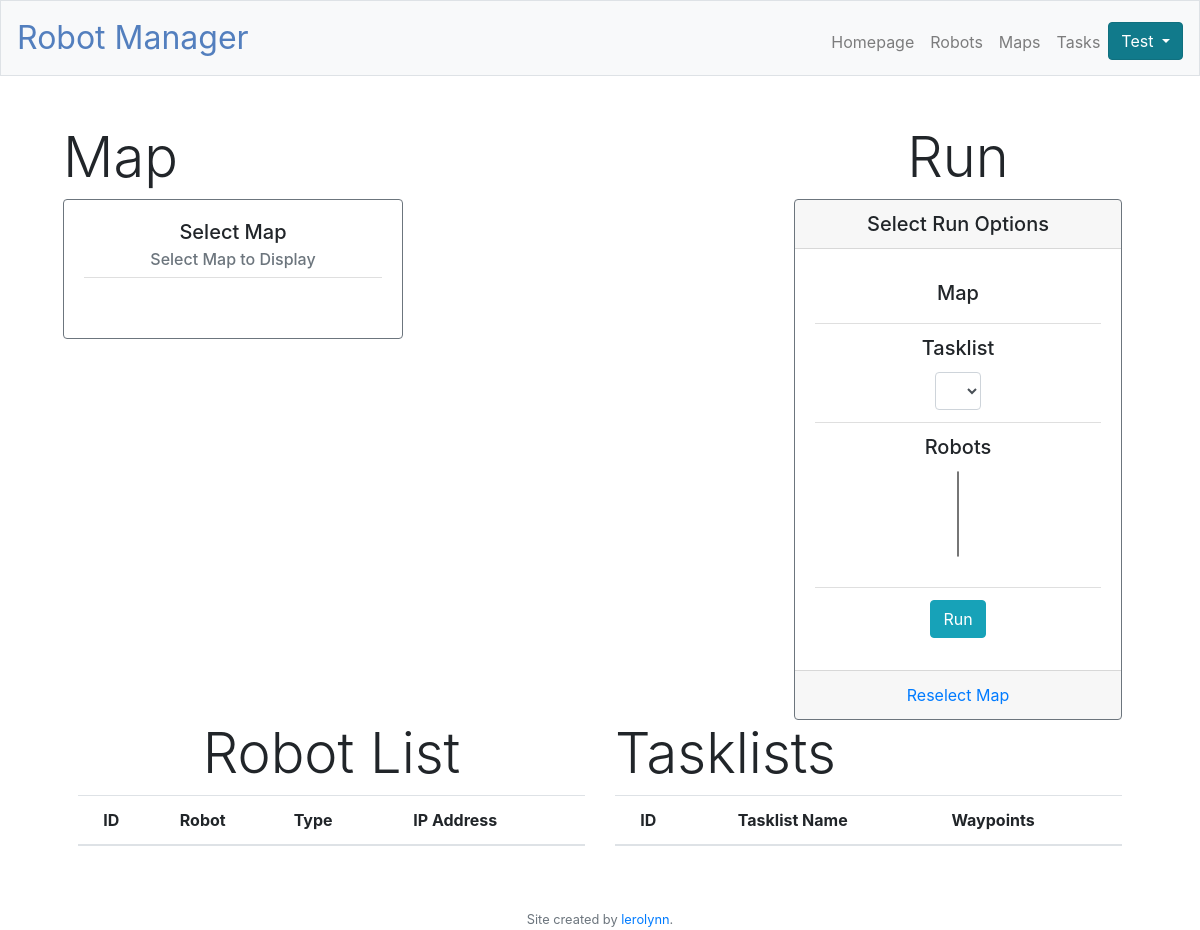
Before: / (signed in) with the older database file.
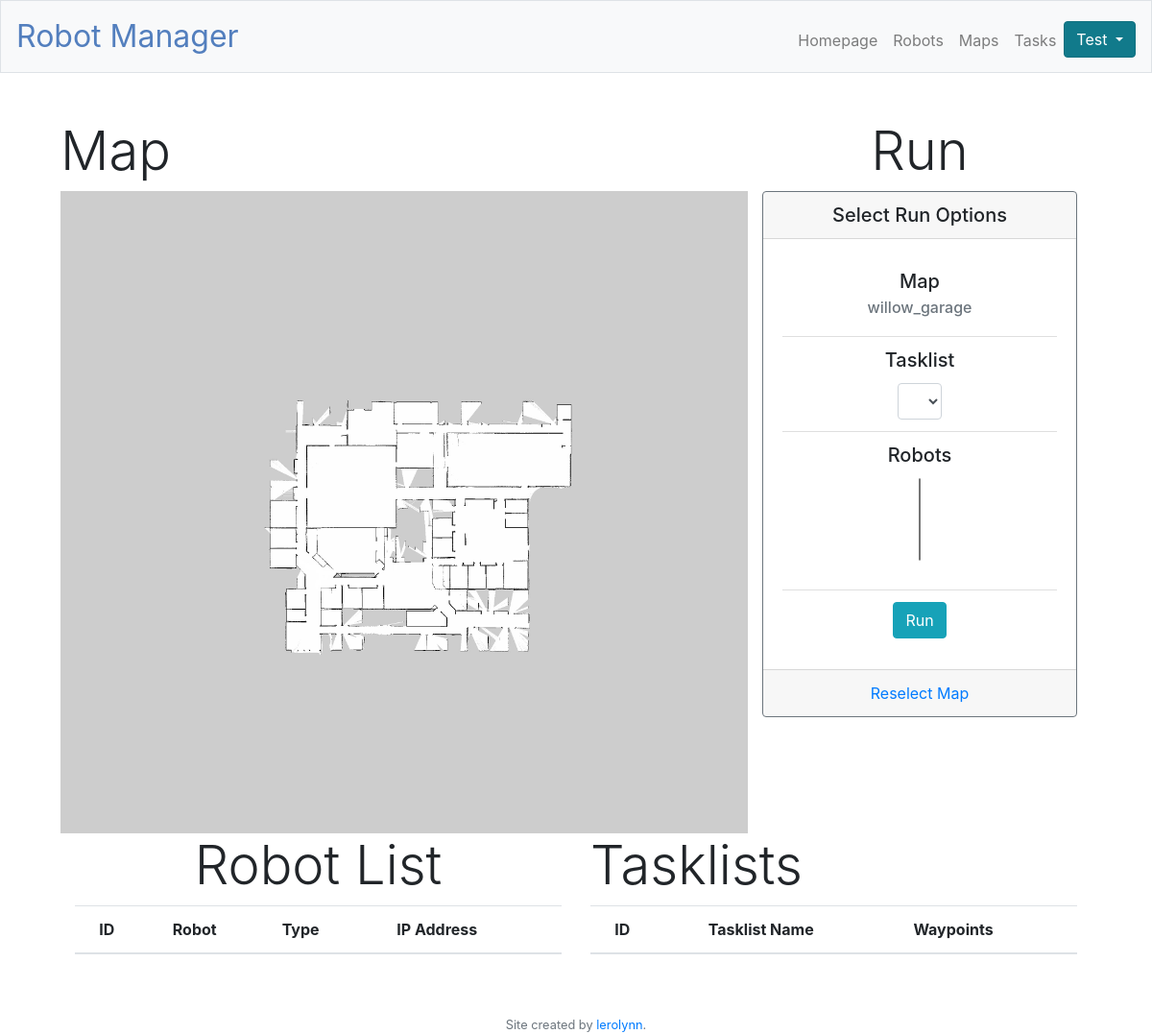
After: the same page with the newer database file.
### tables this page shows
CREATE TABLE "maps" (
	`id`	INTEGER NOT NULL,
	`user_id`	INTEGER,
	`map_name`	TEXT,
	`map_pgm`	TEXT,
	`map_jpg`	TEXT,
	`yamlfile`	TEXT,
	PRIMARY KEY(id),
	FOREIGN KEY(`user_id`) REFERENCES users ( id )
);

### app.py (the view)
@app.route("/", methods=["GET"])
def index():
    if not session:
        return redirect("/login")
    cur = conn.cursor()
    cur.execute("SELECT * FROM maps WHERE user_id=?", (session["user_id"],))
    maps = cur.fetchall()
    cur.execute("SELECT * FROM robots WHERE user_id=?", (session["user_id"],))
    robots = cur.fetchall()
    cur.execute("SELECT * FROM tasklists WHERE user_id=?", (session["user_id"],))
    tasklists = cur.fetchall()
    cur.execute("SELECT * FROM homepage WHERE user_id=?", (session["user_id"],))
    rows = cur.fetchall()
    if len(rows) == 0:
        return render_template("index.html", map_path=None, maps=maps, robots=robots, tasklists=tasklists)
    map_path = os.path.join(app.config["STATIC_USR_PATH"], "maps", rows[0][2])
    map_name = rows[0][2].rsplit(".", 1)[0]
    return render_template("index.html", map_path=map_path, map_name=map_name, maps=maps, robots=robots, tasklists=tasklists)

### app.py (called while the page is built)
@app.after_request
def after_request(response):
    response.headers["Cache-Control"] = "no-cache, no-store, must-revalidate"
    response.headers["Expires"] = 0
    response.headers["Pragma"] = "no-cache"
    return response

### templates/index.html (shortened to what this page needs)
{% extends "layout.html" %}
{% block main %}
{% block page_css %}
  <link rel="stylesheet" href="https://stackpath.bootstrapcdn.com/bootstrap/4.1.1/css/bootstrap.min.css">
  <link rel="stylesheet" href="https://cdnjs.cloudflare.com/ajax/libs/bootstrap-select/1.13.1/css/bootstrap-select.css" />
{% endblock %}
  <div class="">
    <div class="row">
      <div class="col-xs-4 col-sm-6 col-md-6 col-lg-8">
        <div class="row">
            <h1 class="display-4">Map</h1>
        </div>
        <div class="row">
          {% if map_path == None %}
            <div class="card border-secondary" style="min-width: 340px; max-width: 1000px;">
              <div class="card-body">
                <h5 class="card-title">Select Map</h5>
                <h6 class="card-subtitle mb-2 text-muted">Select Map to Display</h6>
                <ul class="list-group list-group-flush">
                  <li class="list-group-item">
                  </li>
                </ul>
              </div>
            </div>
          {% else %}
            <img src="{{ map_path }}" alt="Display Map">
          {% endif %}
        </div>
      </div>
      <div class="col-xs-4 col-sm-6 col-md-6 col-lg-4">
          <h1 class="display-4">Run</h1>
          <div class="card border-secondary" style="min-width: 300px; ">
            <h5 class="card-header">Select Run Options</h5>
            <div class="card-body">
              <form action="/run_tasks" method="POST">
                <ul class="list-group list-group-flush">
                  <li class="list-group-item">
                    <h5 class="card-title">Map</h5>
                    <h6 class="card-subtitle mb-2 text-muted">{{ map_name }}</h6>
                  </li>
                  <li class="list-group-item">
                    <h5 class="card-title">Tasklist</h5>
                      <select class="form-control" name="tasklist" id="tasklist" data-width="200px">
                      </select>
                  </li>
                  <li class="list-group-item">
                    <h5 class="card-title">Robots</h5>
                    <div class="form-group">
                      <select multiple class="selectpicker" data-width="200px" name="robotlist" id="robotlist">
                        </select>
                    </div>
                  </li>
                  <li class="list-group-item">
                    <button type="submit" class="btn btn-info">Run</button>
                  </li>
                </ul>
              </form>
            </div>
            <div class="card-footer text-muted">
              <form action="/reselect_display" method="POST">
                <a href="#" onclick="document.forms[1].submit();return false;"class="card-link">Reselect Map</a>
              </form>
            </div>
          </div>
      </div>
    </div>
    <div class="row">
      <div class="col col-xs-4">
          <h1 class="display-4">Robot List</h1>
          <table class="table table-hover">
            <thead>
              <tr>
                <th scope="col">ID</th>
                <th scope="col">Robot</th>
                <th scope="col">Type</th>
                <th scope="col">IP Address</th>
                <th scope="col"></th>
              </tr>
            </thead>
          </table>
      </div>
      <div class="col col-xs-4">
        <h1 class="display-4 float-left">Tasklists</h1>
        <table class="table table-hover">
          <thead>
            <tr>
              <th scope="col">ID</th>
              <th scope="col">Tasklist Name</th>
              <th scope="col">Waypoints</th>
              <th scope="col"></th>
            </tr>
          </thead>
        </table>
      </div>
    </div>
  </div>
{% endblock %}

### templates/layout.html (shortened to what this page needs)
<!DOCTYPE html>
<html lang="en">
    <head>
        <link href="https://maxcdn.bootstrapcdn.com/bootstrap/4.1.3/css/bootstrap.min.css" rel="stylesheet">
        <link href="/static/styles.css" rel="stylesheet">
        {% block page_css %}{% endblock %}
    </head>
    <body>
        <nav class="navbar navbar-expand-md navbar-light bg-light border">
            <a class="navbar-brand" href="/"><span class="blue">Robot Manager</span></a>
            <div class="collapse navbar-collapse" id="navbar">
                <ul class="navbar-nav ml-auto mt-2">
                    {% if not session["username"] %}
                        <li class="nav-item"><a class="nav-link" href="/register">Create Account</a></li>
                        <li class="nav-item"><a class="nav-link" href="/login">Log In</a></li>
                    {% else %}
                        <li class="nav-item"><a class="nav-link" href="/">Homepage</a></li>
                        <li class="nav-item"><a class="nav-link" href="/robots">Robots</a></li>
                        <li class="nav-item"><a class="nav-link" href="/maps">Maps</a></li>
                        <li class="nav-item"><a class="nav-link" href="/tasks">Tasks</a></li>
                        <div class="nav-item dropdown show">
                            <a class="btn btn-info dropdown-toggle" href="#" role="button" id="dropdownMenuLink" data-toggle="dropdown" aria-haspopup="true" aria-expanded="false">
                            {{  session["name"]  }}
                            </a>
                        </div>
                    {% endif %}
                </ul>
            </div>
        </nav>
        <main class="container p-5">
            {% block main %}{% endblock %}
        </main>
        <footer class="small text-center text-muted">
            Site created by <a href="https://www.github.com/lerolynn">lerolynn</a>.
        </footer>
    </body>
</html>

### static/styles.css (style rules this page uses)
nav .navbar-brand { font-size: xx-large; }
nav .navbar-brand .blue { color: #537fbe; }
main .form-control { display: inline-block; width: auto; }
main { overflow-x: auto; text-align: center; }
main img { max-width: 100%; }

Changed rows visible on the page:
added maps: map_name "willow_garage"
Other visible differences:
text no longer shown: "Select Map Select Map to Display"
